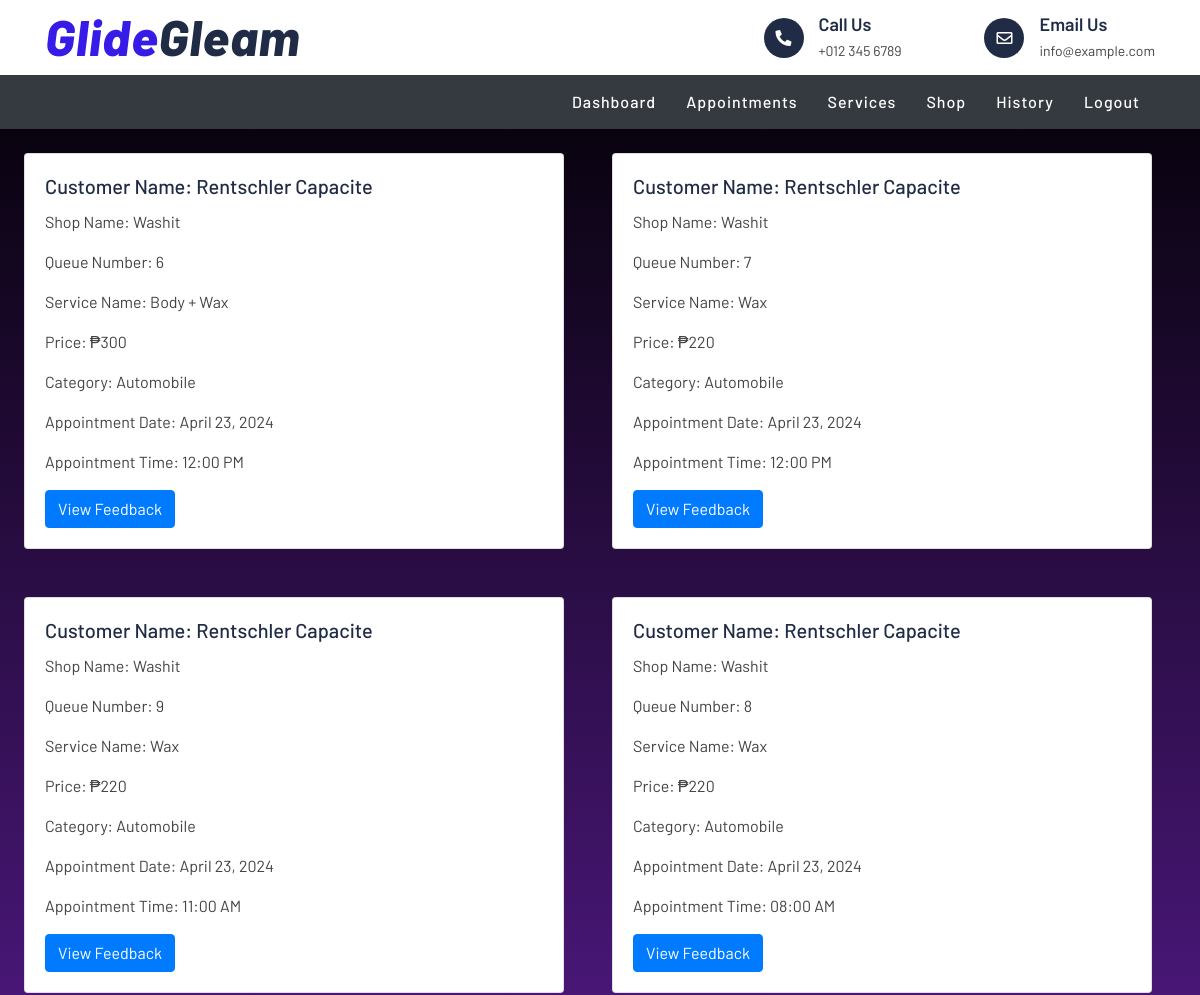
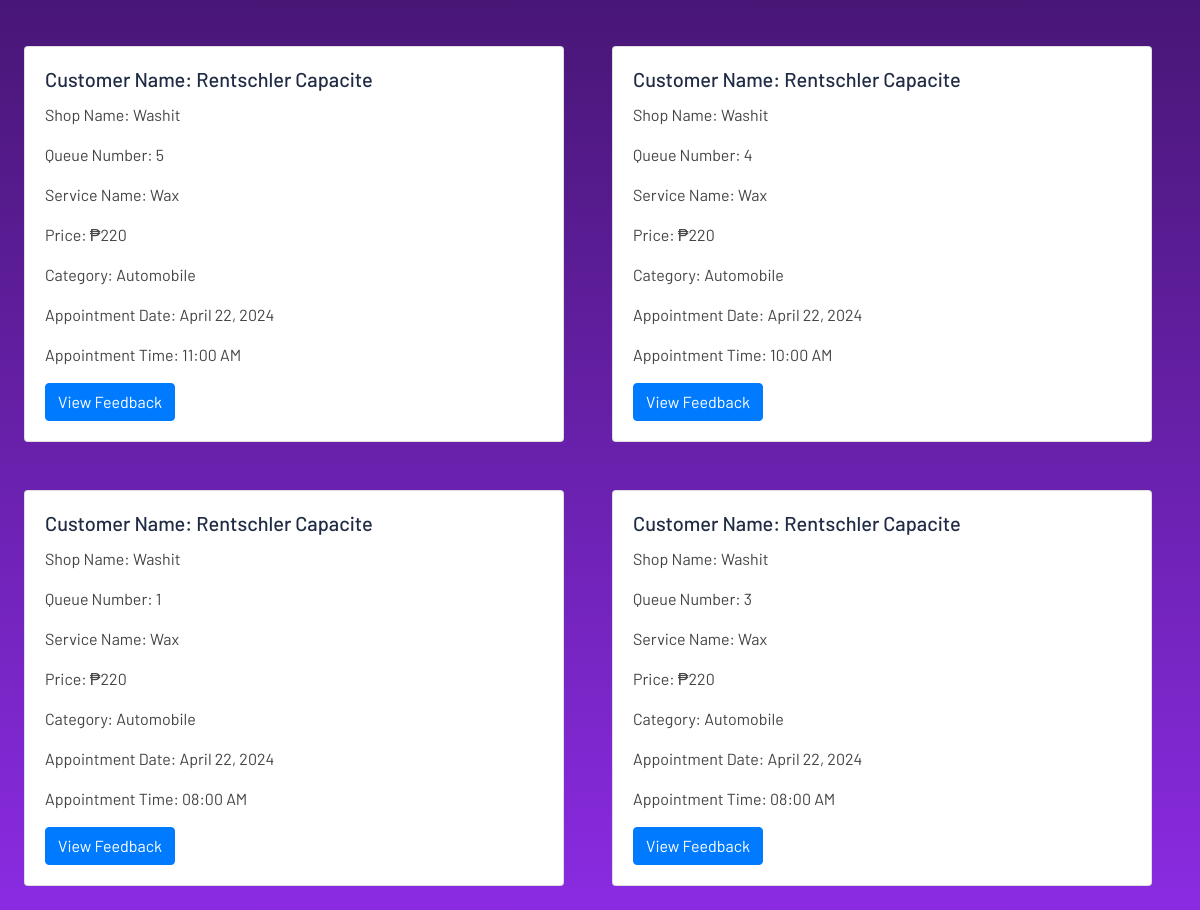
The page /shopOwner/history.php (signed in) on the database its author committed (2 pictures, top to bottom).
### tables this page shows
CREATE TABLE `appointment` (
  `appointment_id` int(4) NOT NULL,
  `vehicle_owner_id` int(4) NOT NULL,
  `shop_info_id` int(4) NOT NULL,
  `queue_number` int(3) NOT NULL,
  `appointment_date` datetime NOT NULL,
  `status` varchar(15) NOT NULL,
  `service_id` int(5) NOT NULL,
  `vehicle_type` varchar(10) NOT NULL,
  `vehicle_size` varchar(7) NOT NULL,
  `license_plate` varchar(15) NOT NULL
);

CREATE TABLE `vehicle_owners` (
  `vehicle_owner_id` int(4) NOT NULL,
  `vehicle_info_id` int(5) NOT NULL,
  `first_name` varchar(20) NOT NULL,
  `last_name` varchar(15) NOT NULL,
  `phone` varchar(12) NOT NULL,
  `brand` varchar(10) NOT NULL,
  `model` varchar(50) NOT NULL,
  `vehicle_year` year(4) NOT NULL,
  `license_plate` varchar(15) NOT NULL,
  `vehicle_size` varchar(10) NOT NULL,
  `color` varchar(10) NOT NULL,
  `vehicle_type` varchar(15) NOT NULL
);

CREATE TABLE `shop_info` (
  `shop_info_id` int(4) NOT NULL,
  `shop_owner_id` int(4) NOT NULL,
  `shop_name` varchar(25) NOT NULL,
  `location` varchar(50) NOT NULL,
  `operating_from` time NOT NULL,
  `operating_to` time NOT NULL
);

CREATE TABLE `services` (
  `service_id` int(4) NOT NULL,
  `shop_info_id` int(3) NOT NULL,
  `serviceName` varchar(25) NOT NULL,
  `service_price` int(5) NOT NULL,
  `vehicle_size` varchar(10) NOT NULL,
  `vehicle_type` varchar(20) NOT NULL
);

### shopOwner/history.php (the view, shortened to what this page needs)
<!DOCTYPE html>
<html lang="en">
<head>
    <link href="https://stackpath.bootstrapcdn.com/bootstrap/4.5.2/css/bootstrap.min.css" rel="stylesheet">
    <link href="https://cdnjs.cloudflare.com/ajax/libs/font-awesome/5.15.4/css/all.min.css" rel="stylesheet">
    <link href="../css/style.css" rel="stylesheet">
</head>
<body>
    <div class="top-bar">
        <div class="container">
            <div class="row align-items-center">
                <div class="col-lg-4 col-md-12">
                    <div class="logo">
                        <a href="index.php">
                            <h1>Glide<span>Gleam</span></h1>
                        </a>
                    </div>
                </div>
                <div class="col-lg-8 col-md-7 d-none d-lg-block">
                    <div class="row">
                        <div class="col-4"></div>
                        <div class="col-4">
                            <div class="top-bar-item">
                                <div class="top-bar-icon">
                                    <i class="fa fa-phone-alt"></i>
                                </div>
                                <div class="top-bar-text">
                                    <h3>Call Us</h3>
                                    <p>+012 345 6789</p>
                                </div>
                            </div>
                        </div>
                        <div class="col-4">
                            <div class="top-bar-item">
                                <div class="top-bar-icon">
                                    <i class="far fa-envelope"></i>
                                </div>
                                <div class="top-bar-text">
                                    <h3>Email Us</h3>
                                    <p>info@example.com</p>
                                </div>
                            </div>
                        </div>
                    </div>
                </div>
            </div>
        </div>
    </div>
    <nav class="nav-bar navbar-expand-lg navbar-dark bg-dark">
        <div class="container">
            <div class="collapse navbar-collapse" id="navbarNav">
                <ul class="navbar-nav ml-auto">
                    <li class="nav-item">
                    <a class="nav-link" href="index.php">Dashboard</a>
                    </li>
                    <li class="nav-item">
                        <a class="nav-link" href="appointment.php">Appointments</a>
                    </li>
                    <li class="nav-item">
                        <a class="nav-link" href="services.php">Services</a>
                    </li>
                    <li class="nav-item">
                        <a class="nav-link" href="addShop.php">Shop</a>
                    </li>
                    <li class="nav-item">
                        <a class="nav-link" href="history.php">History</a>
                    </li>
                    <li class="nav-item">
                        <a class="nav-link" href="../signout.php">Logout</a>
                    </li>
                </ul>
            </div>
        </div>
    </nav>
    <?php
    include("../connection.php");
    $sql = "SELECT appointment.*,
                    vehicle_owners.*,
                    shop_info.*,
                    services.serviceName,
                    services.service_price,
                    services.vehicle_type
            FROM appointment
            JOIN vehicle_owners ON appointment.vehicle_owner_id = vehicle_owners.vehicle_owner_id
            JOIN shop_info ON shop_info.shop_info_id = appointment.shop_info_id
            JOIN services ON services.service_id = appointment.service_id
            WHERE shop_info.shop_owner_id = {$_SESSION['id']}
            AND appointment.status != 'Not Completed'
            ORDER BY appointment.appointment_date DESC;
            ";
    $result = $database->query($sql);
    if ($result->num_rows > 0) {
        while($row = $result->fetch_assoc()) {
            echo "<div class='card my-2 m-4 d-inline-block' style='width: 45%'>";
            echo "<div class='card-body'>";
            echo "<h5 class='card-title'>Customer Name: " . $row["first_name"] . " " . $row["last_name"] . "</h5>";
            echo "<p class='card-text'>Shop Name: " . $row["shop_name"] . "</p>";
            echo "<p class='card-text'>Queue Number: " . $row["queue_number"] . "</p>";
            echo "<p class='card-text'>Service Name: " . $row["serviceName"] . "</p>";
            echo "<p class='card-text'>Price: ₱" . $row["service_price"] . "</p>";
            echo "<p class='card-text'>Category: " . $row["vehicle_type"] . "</p>";
            echo "<p class='card-text'>Appointment Date: " . date('F d, Y', strtotime($row["appointment_date"])) . "</p>";
            echo "<p class='card-text'>Appointment Time: " . date('h:i A', strtotime($row["appointment_date"])) . "</p>";
            echo "<button class='btn-view-feedback btn btn-primary' data-id='". $row['appointment_id'] ."'> View Feedback </button>";
            echo "</div>";
            echo "</div>";
        }
    } else {
        echo "<p>No past appointments found</p>";
    }
    ?>
</body>
</html>

### css/style.css (style rules this page uses)
body { color: #444444; font-weight: 400; background: #ffffff; font-family: 'Barlow', sans-serif; }
h1, h2, h3, h4, h5, h6 { color: #202C45; }
a { color: #202C45; transition: .3s; }
.top-bar { position: relative; height: 75px; display: flex; align-items: center; background: #ffffff; }
.top-bar .logo { text-align: left; overflow: hidden; }
.top-bar .logo h1 { margin: -4px 0 0 0; color: #371ce8; font-size: 50px; line-height: 50px; font-weight: 800; letter-spacing: 1px; font-style: italic; }
.top-bar .logo h1 span { color: #202C45; }
.top-bar .top-bar-item { display: flex; align-items: center; justify-content: flex-end; }
.top-bar .top-bar-icon { width: 40px; height: 40px; display: flex; align-items: center; justify-content: center; background: #202C45; border-radius: 40px; }
.top-bar .top-bar-icon i { margin: 0; color: #ffffff; font-size: 16px; }
.top-bar .top-bar-text { padding-left: 15px; }
.top-bar .top-bar-text h3 { margin: 0 0 5px 0; font-size: 18px; font-weight: 600; }
.top-bar .top-bar-text p { margin: 0; font-size: 14px; font-weight: 400; }
.nav-bar { position: relative; background: #202C45; }
.navbar-dark .navbar-nav .nav-link, .navbar-dark .navbar-nav .nav-link:focus, .navbar-dark .navbar-nav .nav-link:hover, .navbar-dark .navbar-nav .nav-link.active { color: #ffffff; padding: 15px; font-weight: 500; letter-spacing: 1px; }

### shopOwner/history.php (style rules this page uses)
html, body { height: 100%; margin: 0; padding: 0; overflow-x: hidden; }
body { background: linear-gradient(to bottom, #000000, #8A2BE2); }

### rows shown on the page
appointment: vehicle_owner.first_name "Rentschler", vehicle_owner.last_name "Capacite", shop_info.shop_name "Washit", queue_number "6", service.serviceName "Body + Wax", service.service_price "300", service.vehicle_type "Automobile", appointment_date "April 23, 2024", appointment_date "12:00 PM"
appointment: vehicle_owner.first_name "Rentschler", vehicle_owner.last_name "Capacite", shop_info.shop_name "Washit", queue_number "7", service.serviceName "Wax", service.service_price "220", service.vehicle_type "Automobile", appointment_date "April 23, 2024", appointment_date "12:00 PM"
appointment: vehicle_owner.first_name "Rentschler", vehicle_owner.last_name "Capacite", shop_info.shop_name "Washit", queue_number "9", service.serviceName "Wax", service.service_price "220", service.vehicle_type "Automobile", appointment_date "April 23, 2024", appointment_date "11:00 AM"
appointment: vehicle_owner.first_name "Rentschler", vehicle_owner.last_name "Capacite", shop_info.shop_name "Washit", queue_number "8", service.serviceName "Wax", service.service_price "220", service.vehicle_type "Automobile", appointment_date "April 23, 2024", appointment_date "08:00 AM"
appointment: vehicle_owner.first_name "Rentschler", vehicle_owner.last_name "Capacite", shop_info.shop_name "Washit", queue_number "5", service.serviceName "Wax", service.service_price "220", service.vehicle_type "Automobile", appointment_date "April 22, 2024", appointment_date "11:00 AM"
appointment: vehicle_owner.first_name "Rentschler", vehicle_owner.last_name "Capacite", shop_info.shop_name "Washit", queue_number "4", service.serviceName "Wax", service.service_price "220", service.vehicle_type "Automobile", appointment_date "April 22, 2024", appointment_date "10:00 AM"
appointment: vehicle_owner.first_name "Rentschler", vehicle_owner.last_name "Capacite", shop_info.shop_name "Washit", queue_number "1", service.serviceName "Wax", service.service_price "220", service.vehicle_type "Automobile", appointment_date "April 22, 2024", appointment_date "08:00 AM"
appointment: vehicle_owner.first_name "Rentschler", vehicle_owner.last_name "Capacite", shop_info.shop_name "Washit", queue_number "3", service.serviceName "Wax", service.service_price "220", service.vehicle_type "Automobile", appointment_date "April 22, 2024", appointment_date "08:00 AM"
